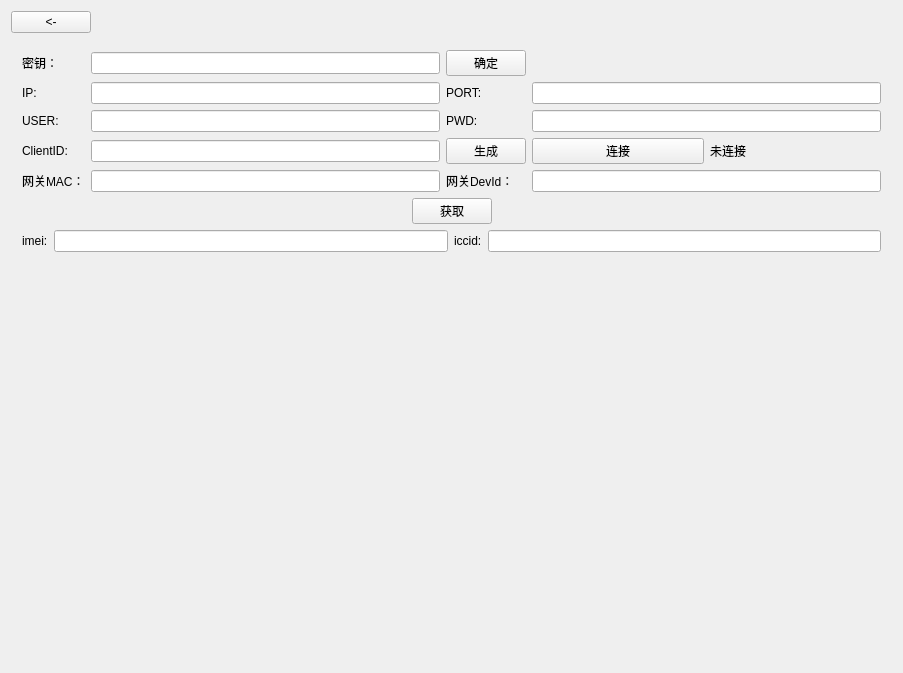
<?xml version="1.0" encoding="UTF-8"?>
<ui version="4.0">
 <class>MantunToolClass</class>
 <widget class="QWidget" name="MantunToolClass">
  <property name="geometry">
   <rect>
    <x>0</x>
    <y>0</y>
    <width>903</width>
    <height>673</height>
   </rect>
  </property>
  <property name="windowTitle">
   <string>曼顿助手</string>
  </property>
  <layout class="QGridLayout" name="gridLayout_2">
   <item row="0" column="0">
    <layout class="QHBoxLayout" name="horizontalLayout_5">
     <item>
      <widget class="QPushButton" name="pushButton_back">
       <property name="text">
        <string>&lt;-</string>
       </property>
      </widget>
     </item>
     <item>
      <spacer name="horizontalSpacer_3">
       <property name="orientation">
        <enum>Qt::Horizontal</enum>
       </property>
       <property name="sizeHint" stdset="0">
        <size>
         <width>40</width>
         <height>20</height>
        </size>
       </property>
      </spacer>
     </item>
    </layout>
   </item>
   <item row="1" column="0">
    <widget class="QStackedWidget" name="stackedWidget">
     <property name="currentIndex">
      <number>0</number>
     </property>
     <widget class="QWidget" name="page">
      <layout class="QVBoxLayout" name="verticalLayout">
       <item>
        <layout class="QGridLayout" name="gridLayout">
         <item row="2" column="1">
          <widget class="QLineEdit" name="lineEdit_user">
           <property name="text">
            <string/>
           </property>
          </widget>
         </item>
         <item row="1" column="3">
          <widget class="QLineEdit" name="lineEdit_Port">
           <property name="text">
            <string/>
           </property>
          </widget>
         </item>
         <item row="2" column="2">
          <widget class="QLabel" name="label_4">
           <property name="text">
            <string>PWD:</string>
           </property>
          </widget>
         </item>
         <item row="2" column="0">
          <widget class="QLabel" name="label_3">
           <property name="text">
            <string>USER:</string>
           </property>
          </widget>
         </item>
         <item row="1" column="1">
          <widget class="QLineEdit" name="lineEdit_ip">
           <property name="text">
            <string/>
           </property>
          </widget>
         </item>
         <item row="0" column="2">
          <widget class="QPushButton" name="pushButton_checksec">
           <property name="text">
            <string>确定</string>
           </property>
          </widget>
         </item>
         <item row="4" column="0">
          <widget class="QLabel" name="label_6">
           <property name="text">
            <string>网关MAC：</string>
           </property>
          </widget>
         </item>
         <item row="3" column="0">
          <widget class="QLabel" name="label_8">
           <property name="text">
            <string>ClientID:</string>
           </property>
          </widget>
         </item>
         <item row="4" column="1">
          <widget class="QLineEdit" name="lineEdit_mac"/>
         </item>
         <item row="2" column="3">
          <widget class="QLineEdit" name="lineEdit_pwd">
           <property name="text">
            <string/>
           </property>
           <property name="echoMode">
            <enum>QLineEdit::Password</enum>
           </property>
          </widget>
         </item>
         <item row="4" column="3">
          <layout class="QHBoxLayout" name="horizontalLayout_4">
           <item>
            <widget class="QLineEdit" name="lineEdit_devid">
             <property name="readOnly">
              <bool>true</bool>
             </property>
            </widget>
           </item>
          </layout>
         </item>
         <item row="3" column="3">
          <layout class="QHBoxLayout" name="horizontalLayout">
           <item>
            <widget class="QPushButton" name="pushButton_connect">
             <property name="text">
              <string>连接</string>
             </property>
            </widget>
           </item>
           <item>
            <widget class="QLabel" name="label_5">
             <property name="text">
              <string>未连接</string>
             </property>
            </widget>
           </item>
          </layout>
         </item>
         <item row="3" column="2">
          <widget class="QPushButton" name="pushButton_gen">
           <property name="text">
            <string>生成</string>
           </property>
          </widget>
         </item>
         <item row="0" column="0">
          <widget class="QLabel" name="label_9">
           <property name="text">
            <string>密钥：</string>
           </property>
          </widget>
         </item>
         <item row="3" column="1">
          <widget class="QLineEdit" name="lineEdit_clientid">
           <property name="readOnly">
            <bool>true</bool>
           </property>
          </widget>
         </item>
         <item row="1" column="0">
          <widget class="QLabel" name="label">
           <property name="text">
            <string>IP:</string>
           </property>
          </widget>
         </item>
         <item row="1" column="2">
          <widget class="QLabel" name="label_2">
           <property name="text">
            <string>PORT:</string>
           </property>
          </widget>
         </item>
         <item row="0" column="1">
          <widget class="QLineEdit" name="lineEdit_secret"/>
         </item>
         <item row="4" column="2">
          <widget class="QLabel" name="label_7">
           <property name="text">
            <string>网关DevId：</string>
           </property>
          </widget>
         </item>
        </layout>
       </item>
       <item>
        <layout class="QHBoxLayout" name="horizontalLayout_2">
         <item>
          <spacer name="horizontalSpacer">
           <property name="orientation">
            <enum>Qt::Horizontal</enum>
           </property>
           <property name="sizeHint" stdset="0">
            <size>
             <width>40</width>
             <height>20</height>
            </size>
           </property>
          </spacer>
         </item>
         <item>
          <widget class="QPushButton" name="pushButton_get">
           <property name="text">
            <string>获取</string>
           </property>
          </widget>
         </item>
         <item>
          <spacer name="horizontalSpacer_2">
           <property name="orientation">
            <enum>Qt::Horizontal</enum>
           </property>
           <property name="sizeHint" stdset="0">
            <size>
             <width>40</width>
             <height>20</height>
            </size>
           </property>
          </spacer>
         </item>
        </layout>
       </item>
       <item>
        <layout class="QHBoxLayout" name="horizontalLayout_3">
         <item>
          <widget class="QLabel" name="label_10">
           <property name="text">
            <string>imei:</string>
           </property>
          </widget>
         </item>
         <item>
          <widget class="QLineEdit" name="lineEdit_imei"/>
         </item>
         <item>
          <widget class="QLabel" name="label_11">
           <property name="text">
            <string>iccid:</string>
           </property>
          </widget>
         </item>
         <item>
          <widget class="QLineEdit" name="lineEdit_iccid"/>
         </item>
        </layout>
       </item>
       <item>
        <layout class="QGridLayout" name="gridLayout_devs"/>
       </item>
       <item>
        <spacer name="verticalSpacer">
         <property name="orientation">
          <enum>Qt::Vertical</enum>
         </property>
         <property name="sizeHint" stdset="0">
          <size>
           <width>414</width>
           <height>37</height>
          </size>
         </property>
        </spacer>
       </item>
      </layout>
     </widget>
    </widget>
   </item>
  </layout>
 </widget>
 <layoutdefault spacing="6" margin="11"/>
 <resources>
  <include location="MantunTool.qrc"/>
 </resources>
 <connections/>
</ui>
